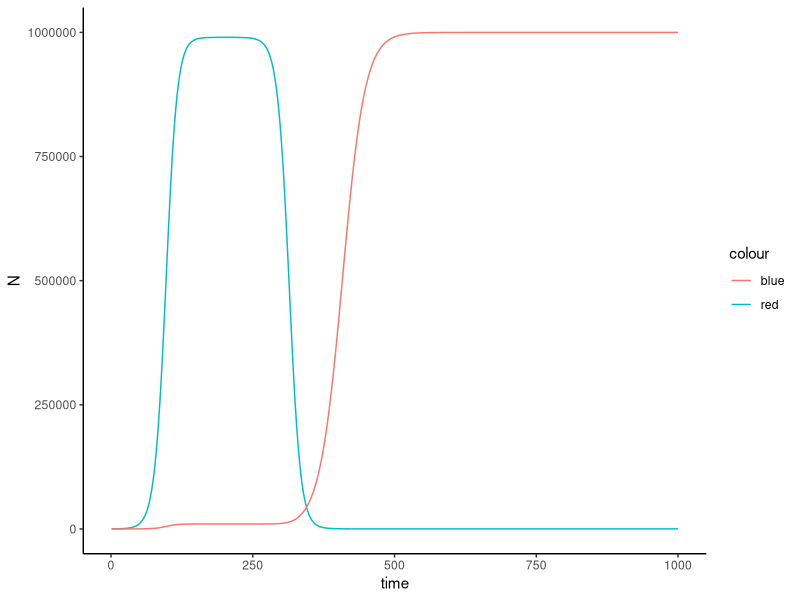

Source code (R):
#Exercise10
#Reilley Knott, Intro to Biocomputing

#initial values and parameters
N0=100
M0=1
r=0.1
rN=-0.1
rM=0.05
K=1000000
timesteps=1000
#create 2 vectors to store Ns and Ms and set initial N0/M0
Ns=numeric(length=timesteps)
Ns[1]=N0
Ms=numeric(length=timesteps)
Ms[1]=M0

#Establish models, with the change occuring at t=200 to the alternative models
for(t in 1:(timesteps-1)) {
  if(t < 200) {
    Ns[t+1] = Ns[t] + r*Ns[t]*(1-((Ns[t]+Ms[t])/K))
    Ms[t+1] = Ms[t] + r*Ms[t]*(1-((Ns[t]+Ms[t])/K))
  }
  else {
    Ns[t+1] = Ns[t] + rN*Ns[t]*(1-((Ns[t]+Ms[t])/K))
    Ms[t+1] = Ms[t] + rM*Ms[t]*(1-((Ms[t]+Ns[t])/K))
  }
}

#plot simulation, distinguish between Mutant and Non-mutant cell types
library(ggplot2)
sim<-data.frame(time=1:length(Ns),N=Ns, M=Ms)
ggplot(data=sim, aes(x=time)) + geom_line(aes(x=time, y=N, col='red')) + geom_line(aes(x=time, y=M, col='blue')) + theme_classic()



